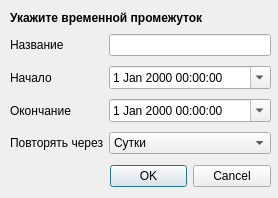
<ui version="4.0" >
 <class>Dialog</class>
 <widget class="QDialog" name="Dialog" >
  <property name="geometry" >
   <rect>
    <x>0</x>
    <y>0</y>
    <width>278</width>
    <height>198</height>
   </rect>
  </property>
  <property name="windowTitle" >
   <string>Период времени</string>
  </property>
  <widget class="QDialogButtonBox" name="buttonBox" >
   <property name="geometry" >
    <rect>
     <x>110</x>
     <y>160</y>
     <width>161</width>
     <height>32</height>
    </rect>
   </property>
   <property name="orientation" >
    <enum>Qt::Horizontal</enum>
   </property>
   <property name="standardButtons" >
    <set>QDialogButtonBox::Cancel|QDialogButtonBox::NoButton|QDialogButtonBox::Ok</set>
   </property>
  </widget>
  <widget class="QLabel" name="label" >
   <property name="geometry" >
    <rect>
     <x>10</x>
     <y>10</y>
     <width>197</width>
     <height>16</height>
    </rect>
   </property>
   <property name="text" >
    <string>&lt;b>Укажите временной промежуток&lt;/b></string>
   </property>
  </widget>
  <widget class="QWidget" name="" >
   <property name="geometry" >
    <rect>
     <x>10</x>
     <y>30</y>
     <width>261</width>
     <height>131</height>
    </rect>
   </property>
   <layout class="QGridLayout" >
    <item row="0" column="0" >
     <widget class="QLabel" name="label_2" >
      <property name="text" >
       <string>Название</string>
      </property>
     </widget>
    </item>
    <item row="0" column="1" >
     <widget class="QLineEdit" name="name_edit" />
    </item>
    <item row="1" column="0" >
     <widget class="QLabel" name="start_label" >
      <property name="text" >
       <string>Начало</string>
      </property>
     </widget>
    </item>
    <item row="1" column="1" >
     <widget class="QDateTimeEdit" name="start_date_edit" >
      <property name="calendarPopup" >
       <bool>true</bool>
      </property>
     </widget>
    </item>
    <item row="2" column="0" >
     <widget class="QLabel" name="end_label" >
      <property name="text" >
       <string>Окончание</string>
      </property>
     </widget>
    </item>
    <item row="2" column="1" >
     <widget class="QDateTimeEdit" name="end_date_edit" >
      <property name="calendarPopup" >
       <bool>true</bool>
      </property>
     </widget>
    </item>
    <item row="3" column="0" >
     <widget class="QLabel" name="repeat_label" >
      <property name="text" >
       <string>Повторять через</string>
      </property>
     </widget>
    </item>
    <item row="3" column="1" >
     <widget class="QComboBox" name="repead_edit" >
      <item>
       <property name="text" >
        <string>Сутки</string>
       </property>
      </item>
      <item>
       <property name="text" >
        <string>Неделя</string>
       </property>
      </item>
      <item>
       <property name="text" >
        <string>Месяц</string>
       </property>
      </item>
      <item>
       <property name="text" >
        <string>Год</string>
       </property>
      </item>
     </widget>
    </item>
   </layout>
  </widget>
 </widget>
 <resources/>
 <connections>
  <connection>
   <sender>buttonBox</sender>
   <signal>accepted()</signal>
   <receiver>Dialog</receiver>
   <slot>accept()</slot>
   <hints>
    <hint type="sourcelabel" >
     <x>248</x>
     <y>254</y>
    </hint>
    <hint type="destinationlabel" >
     <x>157</x>
     <y>274</y>
    </hint>
   </hints>
  </connection>
  <connection>
   <sender>buttonBox</sender>
   <signal>rejected()</signal>
   <receiver>Dialog</receiver>
   <slot>reject()</slot>
   <hints>
    <hint type="sourcelabel" >
     <x>316</x>
     <y>260</y>
    </hint>
    <hint type="destinationlabel" >
     <x>286</x>
     <y>274</y>
    </hint>
   </hints>
  </connection>
 </connections>
</ui>
